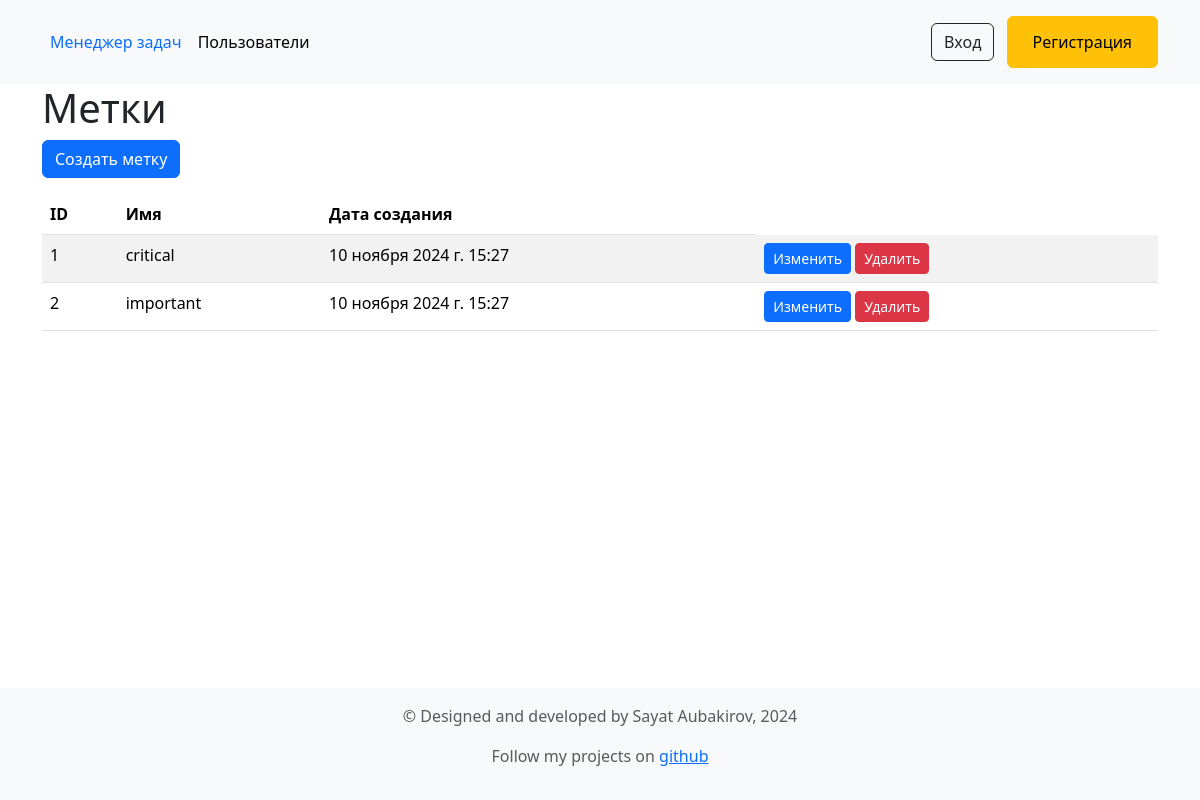
Screenshot of /labels/ with the database file from the repository.
### task_manager/labels/models.py (models this page shows, shortened)
class Label(models.Model):
    name = models.CharField(max_length=255, unique=True,)
    created_at = models.DateTimeField(auto_now_add=True)

### task_manager/labels/views.py (the view)
# urls.py: path('', views.LabelListView.as_view(), name='labels_list'),
class LabelListView(ListView):
    model = Label
    template_name = 'labels/labels_list.html'
    context_object_name = 'labels'

### task_manager/templates/labels/labels_list.html
{% extends "base.html" %}
{% load i18n %}
{% block content %}
<div class="container">
    <h1>{% translate "Labels" %}</h1>
    <a href="{% url 'label_create' %}" class="btn btn-primary">{% translate "Create label" %}</a>
    <table class="table table-striped mt-3">
        <thead>
            <tr>
                <th>ID</th>
                <th>{% translate "Name" %}</th>
                <th>{% translate "Creation date" %}</th>
            </tr>
        </thead>
        <tbody>
            {% for label in labels %}
                <tr>
                    <td>{{ label.id }}</td>
                    <td>{{ label.name }}</td>
                    <td>{{ label.created_at }}</td>
                    <td>
                        <a href="{% url 'label_update' label.id %}" class="btn btn-primary btn-sm">{% translate "Edit" %}</a>
                        <a href="{% url 'label_delete' label.id %}" class="btn btn-danger btn-sm">{% translate "Delete" %}</a>
                    </td>
                </tr>
            {% endfor %}
        </tbody>
    </table>
</div>
{% endblock %}

### rows the page displays
Label: id "1", name "critical", created_at "10 ноября 2024 г. 15:27"
Label: id "2", name "important", created_at "10 ноября 2024 г. 15:27"
